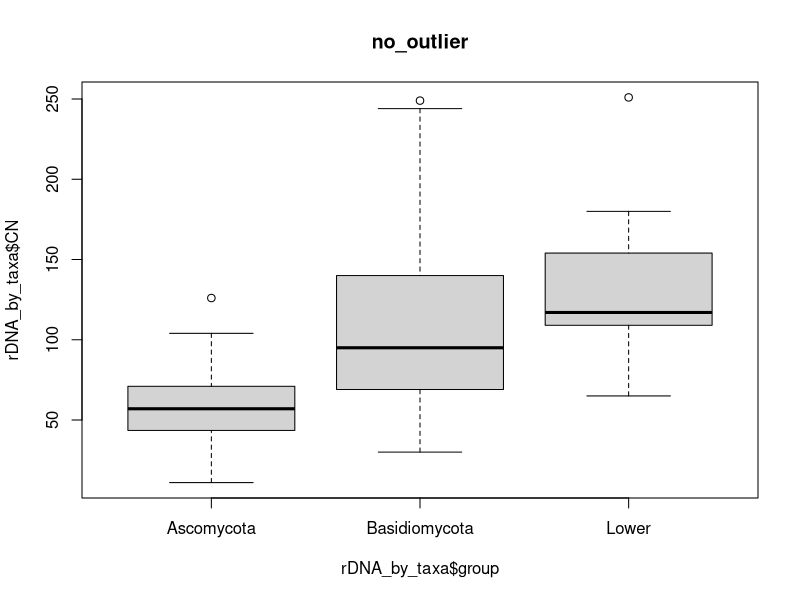

Reproduce this figure in R. (Note: this script raises an error after producing the figure.)
setwd("~/Desktop/Project_ITS_CNV")
library(data.table)

#hash second line work with full data, unhash to work with data minus the outlier 
rDNA_by_taxa<- read.csv("rDNA_by_taxa.csv", sep = ",", header = TRUE)
rDNA_by_taxa<- rDNA_by_taxa[ rDNA_by_taxa$Genus!="Basidiobolus",] #check this. 


#mean CN
mean(rDNA_by_taxa$CN)
median(rDNA_by_taxa$CN)

#figure 1.d (Phylum)
boxplot(rDNA_by_taxa$CN ~rDNA_by_taxa$group, main = "no_outlier") 

cochran.test(CN~group, rDNA_by_taxa, inlying=FALSE) 
aov<- aov(rDNA_by_taxa$CN~rDNA_by_taxa$group, rDNA_by_taxa)
summary(aov(rDNA_by_taxa$CN~rDNA_by_taxa$group, rDNA_by_taxa))
hsd<- TukeyHSD(aov)

###Fig2
#figure 2.a by trophic mode 
#order goups to put milti last
rDNA_by_taxa$TrophicMode=factor(rDNA_by_taxa$TrophicMode, levels=levels(rDNA_by_taxa$TrophicMode)[c(4,3,2,1)])
#get n
b <- boxplot(CN ~TrophicMode, data=rDNA_by_taxa, plot=0) 
#set pars
par(mar=c(7,5,1,1))
par(cex.axis=0.7)
boxplot(CN ~TrophicMode, data=rDNA_by_taxa, 
        range = 3, 
        outline=TRUE, 
        names=paste(b$names, "(n=", b$n, ")"), 
        las = 2, 
        main = "Trophic mode", 
        col = "#5D2D8B", 
        ylim = c(0,350))

#Fig. 2.b Guild for Ascos, without outlier 
#make subset dataframe of just ascos 
#see how many catagories have 5 or more 
Asco_df<- rDNA_by_taxa[rDNA_by_taxa$Phylum == "Ascomycota",]
b <- boxplot(CN ~ Lifestyle, data=Asco_df, plot=0)
par(mar=c(7,5,1,1))
par(cex.axis=0.7)
boxplot(CN ~Lifestyle, data=Asco_df, 
        range = 3, 
        outline=TRUE, 
        names=paste(b$names, "(n=", b$n, ")"), 
        las = 2, 
        main = "CN by trophic mode - no outlier")

#only Pathogen, SAP S/L/O and PAthogen / SAP S/L/O do 
#make new DF
#Asco_df_with_enough_reps<- Asco_df[Asco_df$Lifestyle == "SAP S/L/O" | Asco_df$Lifestyle == "Pathogen" | Asco_df$Lifestyle == "SAP S/L/O / pathogen",]
Asco_df_with_enough_reps<- droplevels(subset(Asco_df[(Asco_df$Lifestyle == "SAP S/L/O") | (Asco_df$Lifestyle == "Pathogen") | (Asco_df$Lifestyle == "SAP S/L/O / pathogen"),]))

c <- boxplot(Asco_df_with_enough_reps$CN ~ Asco_df_with_enough_reps$Lifestyle, data=Asco_df_with_enough_reps, plot=0)
par(mar=c(7,5,1,1))
par(cex.axis=0.7)
boxplot(Asco_df_with_enough_reps$CN ~ Asco_df_with_enough_reps$Lifestyle, data=Asco_df_with_enough_reps, 
        range = 3, 
        outline=TRUE, 
        names=paste(c$names, "(n=", c$n, ")"), 
        las = 2, 
        main = "Ascomycota - no outlier")

cochran.test(CN ~ Lifestyle, data=Asco_df_with_enough_reps, inlying=FALSE)

#stripchart of above with no sap SLO/pathogen 
how_many<- boxplot(Asco_df_with_enough_reps$CN ~ Asco_df_with_enough_reps$Lifestyle, data=Asco_df_with_enough_reps, plot=0)

Asco_df_with_enough_reps<- droplevels(subset(Asco_df[(Asco_df$Lifestyle == "SAP S/L/O") | (Asco_df$Lifestyle == "Pathogen"),]))
stripchart(Asco_df_with_enough_reps$CN ~ Asco_df_with_enough_reps$Lifestyle, 
           main = "Guild - Ascomycota", 
           method="jitter", 
           pch = 16, 
           cex = 1.8, 
           vertical=TRUE, 
           col = "#006666", 
           at=c(1.1,1.9), 
           ylim = c(0, 350))

how_many$n

#Fig. 2.c Guild for Basids, without outlier 
#see how many catagories have 5 or more BASIDS 
Basid_df<- rDNA_by_taxa[rDNA_by_taxa$Phylum == "Basidiomycota",]
b <- boxplot(CN ~ Lifestyle, data=Basid_df, plot=0)
par(mar=c(7,5,1,1))
par(cex.axis=0.7)
boxplot(CN ~Lifestyle, data=Basid_df, 
        range = 3, 
        outline=TRUE, 
        names=paste(b$names, "(n=", b$n, ")"), 
        las = 2, 
        main = "CN by trophic mode - no outlier")




#only ECM, SAP BR and SAP WR 
#make new DF
Basid_df_with_enough_reps<- droplevels(subset(Basid_df[(Basid_df$Lifestyle == "ECM") | (Basid_df$Lifestyle == "SAP BR") | (Basid_df$Lifestyle == "SAP WR"),]))

#strip chart 
Basid_df_with_enough_reps$Lifestyle <- as.character(Basid_df_with_enough_reps$Lifestyle)
Basid_df_with_enough_reps.2<- replace(Basid_df_with_enough_reps$Lifestyle, Basid_df_with_enough_reps$Lifestyle=="SAP BR", "Wood Rot")
Basid_df_with_enough_reps.3<- replace(Basid_df_with_enough_reps.2, Basid_df_with_enough_reps.2=="SAP WR", "Wood Rot")
Basid_df_with_enough_reps.4<- cbind(Basid_df_with_enough_reps, Basid_df_with_enough_reps.3)

stripchart(Basid_df_with_enough_reps.4$CN ~ Basid_df_with_enough_reps.4$Basid_df_with_enough_reps.3, 
           main = "Guild - Basidiomycota", 
           method="jitter", 
           pch = 16, 
           cex = 1.8, 
           vertical=TRUE, 
           col = "#CCCB64", 
           at=c(1.1,1.9), 
           ylim = c(0,350))

#get n
sum(Basid_df_with_enough_reps.4$Basid_df_with_enough_reps.3 == "ECM")
sum(Basid_df_with_enough_reps.4$Basid_df_with_enough_reps.3 == "Wood Rot")


#run stats
#2.a by Trophic mode 
cochran.test(CN ~ TrophicMode, data=rDNA_by_taxa, inlying=FALSE)
#cochrans is significant. have to run KW test rather than anova. 
#summary(aov(CN ~TrophicMode, data=rDNA_by_taxa))
kruskal.test(CN ~TrophicMode, data=rDNA_by_taxa) # kw not significant. 


#2.b by Trophic mode ASCOS
cochran.test(CN ~ Lifestyle, data=Asco_df_with_enough_reps, inlying=FALSE)
#not sig, run anova
summary(aov(CN ~ Lifestyle, data=Asco_df_with_enough_reps))
#not sig dif. 

#2.c by Trophic mode BASIDS
cochran.test(CN ~ Lifestyle, data=Basid_df_with_enough_reps, inlying=FALSE)
#not sig, run anova
summary(aov(CN ~ Lifestyle, data=Basid_df_with_enough_reps))
#not sig dif.


